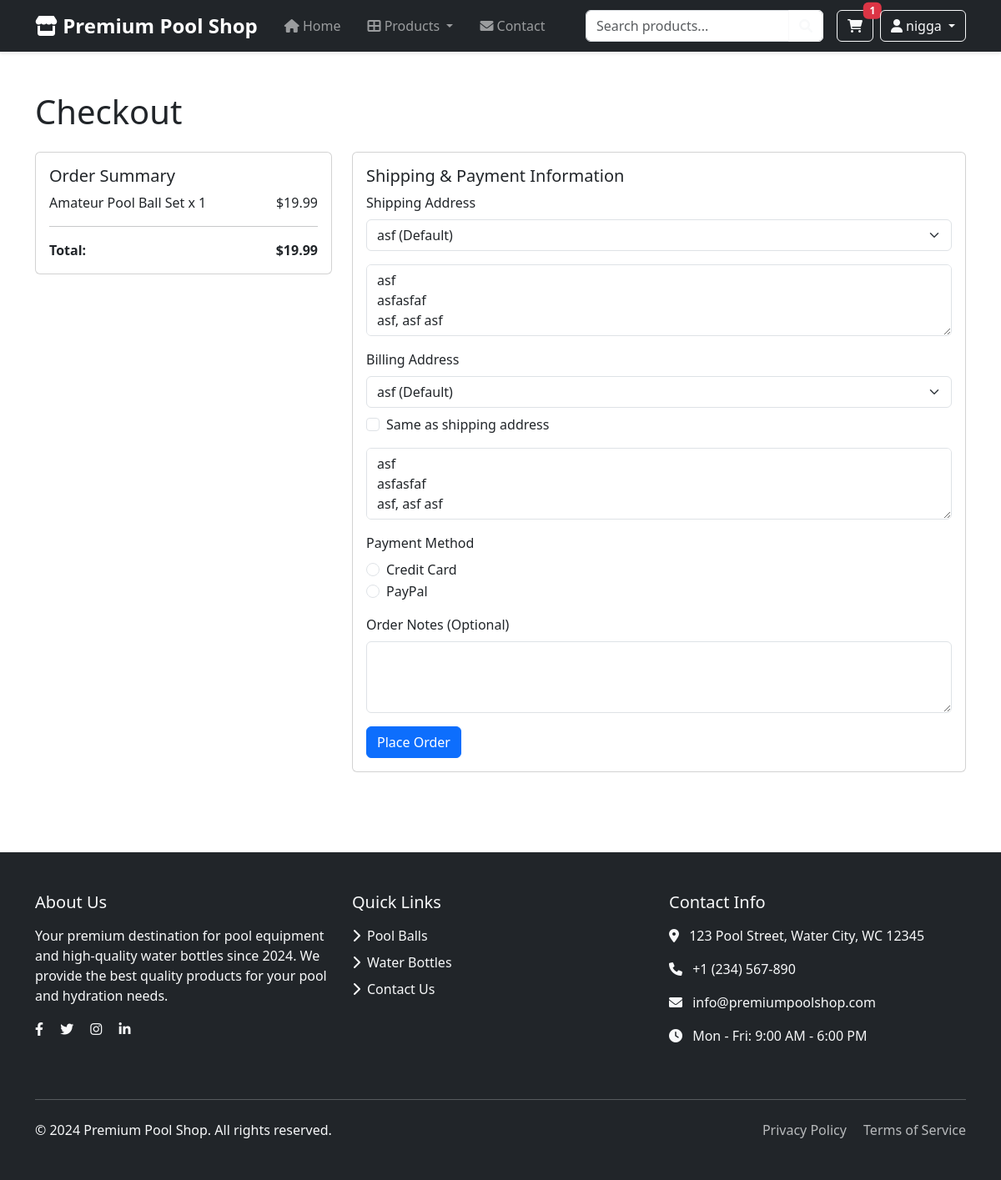
Before: /checkout.php (signed in) with the older database file.
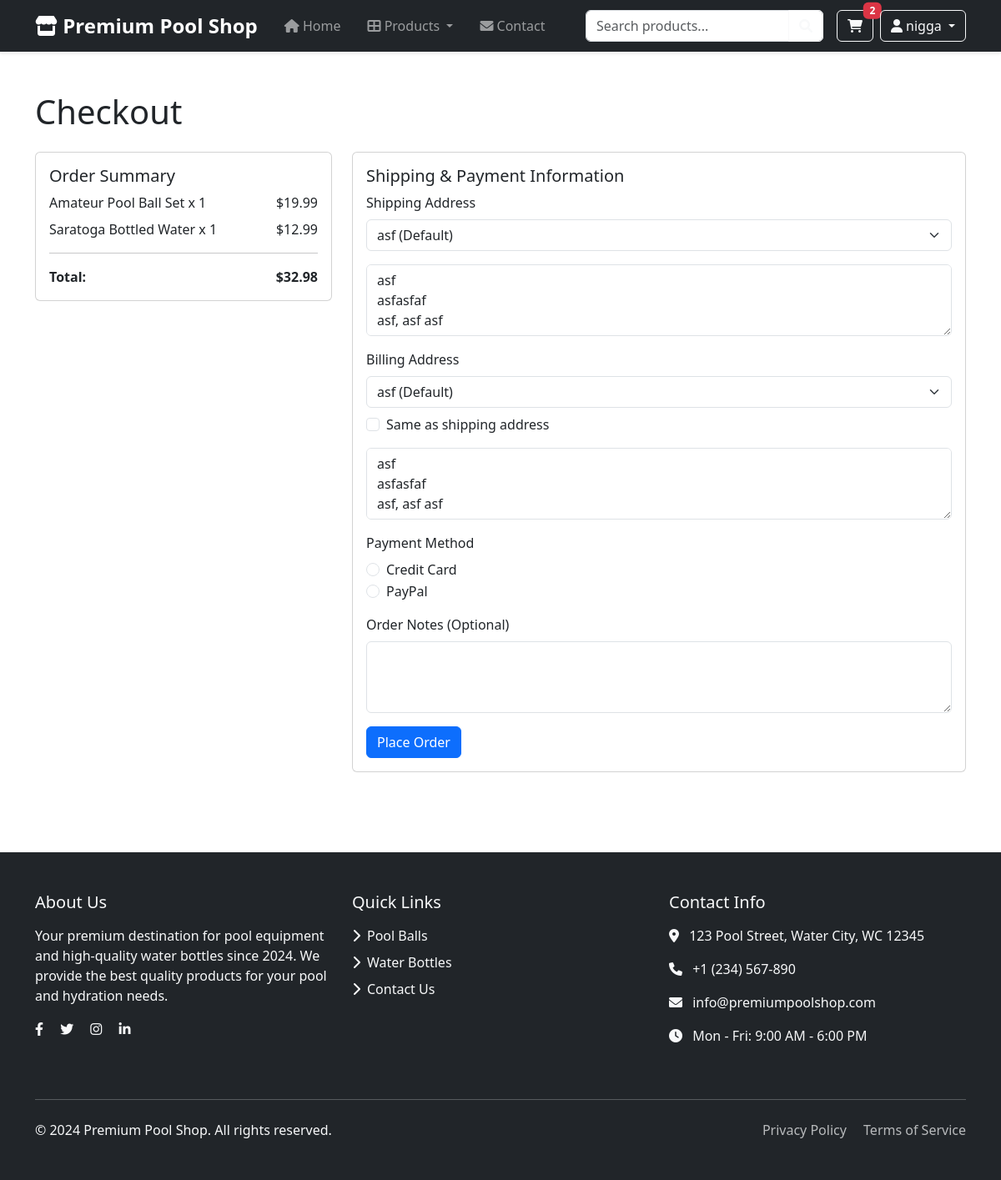
After: the same page with the newer database file.
### tables this page shows
CREATE TABLE `cart` (
  `id` int(11) NOT NULL,
  `user_id` int(11) NOT NULL,
  `product_id` int(11) NOT NULL,
  `quantity` int(11) NOT NULL DEFAULT 1
);

CREATE TABLE `products` (
  `id` int(11) NOT NULL,
  `name` varchar(100) NOT NULL,
  `description` text DEFAULT NULL,
  `size` varchar(50) DEFAULT NULL,
  `weight` decimal(10,2) DEFAULT NULL,
  `price` decimal(10,2) NOT NULL,
  `stock_quantity` int(11) NOT NULL DEFAULT 0,
  `category_id` int(11) DEFAULT NULL
);

### includes/config/session.php (called while the page is built, shortened)
<?php
function isLoggedIn() {
    return isset($_SESSION['user_id']);
}
?>

### checkout.php (the view, shortened to what the changed rows need)
<?php
require_once __DIR__ . "/includes/config/session.php";
require_once __DIR__ . "/includes/config/functions.php";
include __DIR__ . '/includes/components/header.php';
?>
<div class="container py-5">
    <h1 class="mb-4">Checkout</h1>
    <div class="row">
        <div class="col-md-4">
            <div class="card mb-4">
                <div class="card-body">
                    <?php
                    $total = 0;
                    $cart_sql = "SELECT c.*, p.name, p.price
                                FROM cart c
                                JOIN products p ON c.product_id = p.id
                                WHERE c.user_id = ?";
                    $cart_stmt = mysqli_prepare($conn, $cart_sql);
                    mysqli_stmt_bind_param($cart_stmt, "i", $_SESSION['user_id']);
                    mysqli_stmt_execute($cart_stmt);
                    $cart_result = mysqli_stmt_get_result($cart_stmt);
                    while ($item = mysqli_fetch_assoc($cart_result)):
                        $price = $item['price'];
                        $subtotal = $price * $item['quantity'];
                        $total += $subtotal;
                    ?>
                        <div class="d-flex justify-content-between mb-2">
                            <span><?php echo htmlspecialchars($item['name']); ?> x <?php echo $item['quantity']; ?></span>
                            <span>$<?php echo number_format($subtotal, 2); ?></span>
                        </div>
                    <?php endwhile; ?>
                    <div class="d-flex justify-content-between">
                        <strong>Total:</strong>
                        <strong>$<?php echo number_format($total, 2); ?></strong>
                    </div>
                </div>
            </div>
        </div>
    </div>
</div>
<?php include __DIR__ . '/includes/components/footer.php'; ?>

### includes/components/header.php (shortened to what the changed rows need)
<?php
require_once __DIR__ . "/../config/functions.php";
require_once __DIR__ . "/../config/session.php";
$cart_count = 0;
if (isset($_SESSION['user_id'])) {
    $cart_count_sql = "SELECT COUNT(*) as count FROM cart WHERE user_id = ?";
    $cart_count_stmt = mysqli_prepare($conn, $cart_count_sql);
    mysqli_stmt_bind_param($cart_count_stmt, "i", $_SESSION['user_id']);
    mysqli_stmt_execute($cart_count_stmt);
    $cart_count_result = mysqli_stmt_get_result($cart_count_stmt);
    $cart_count = mysqli_fetch_assoc($cart_count_result)['count'];
}
?>
<!DOCTYPE html>
<html lang="en">
<head>
    <link href="https://cdn.jsdelivr.net/npm/bootstrap@5.3.0/dist/css/bootstrap.min.css" rel="stylesheet">
    <link href="https://cdnjs.cloudflare.com/ajax/libs/font-awesome/6.0.0/css/all.min.css" rel="stylesheet">
</head>
<body>
    <nav class="navbar navbar-expand-lg navbar-dark bg-dark sticky-top">
        <div class="container">
            <div class="collapse navbar-collapse" id="navbarNav">
                <div class="d-flex">
                    <a href="<?php echo isLoggedIn() ? '/E-commerce_Belingheri_Barlascini/cart/cart.php' : '/E-commerce_Belingheri_Barlascini/auth/login.php'; ?>" class="btn btn-outline-light me-2 position-relative">
                        <i class="fas fa-shopping-cart"></i>
                        <?php if($cart_count > 0): ?>
                            <span class="badge bg-danger position-absolute top-0 start-100 translate-middle"><?php echo $cart_count; ?></span>
                        <?php endif; ?>
                    </a>
                </div>
            </div>
        </div>
    </nav>
</body>
</html>

Changed rows visible on the page:
added cart: product.name "Saratoga Bottled Water", quantity "1", product.price "12.99"
Other visible differences:
$cart_count: "1" → "2"
$total: "19.99" → "32.98"
